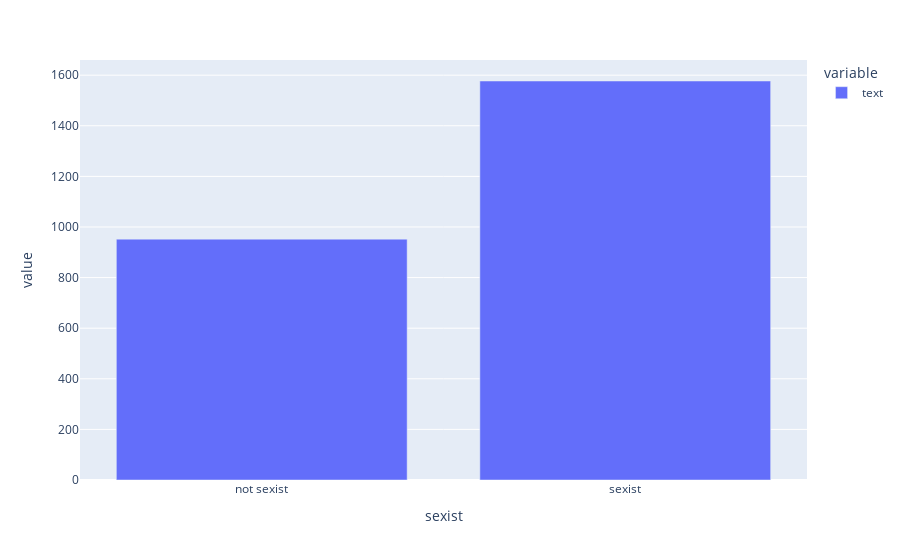

Notebook code for this chart:
### Code cell
data.groupby('sexist').count().plot(kind='bar')

### Figure 1 — Plotly figure (JSON) as saved in the notebook; plotly's stock layout.template omitted (floating-point values rounded to 4 significant figures)
{"data": [{"alignmentgroup": "True", "hovertemplate": "variable=text<br>sexist=%{x}<br>value=%{y}<extra></extra>", "legendgroup": "text", "marker": {"color": "#636efa", "pattern": {"shape": ""}}, "name": "text", "offsetgroup": "text", "orientation": "v", "showlegend": true, "textposition": "auto", "type": "bar", "x": ["not sexist", "sexist"], "xaxis": "x", "y": [952, 1577], "yaxis": "y"}], "layout": {"barmode": "relative", "legend": {"title": {"text": "variable"}, "tracegroupgap": 0}, "margin": {"t": 60}, "xaxis": {"anchor": "y", "domain": [0, 1], "title": {"text": "sexist"}}, "yaxis": {"anchor": "x", "domain": [0, 1], "title": {"text": "value"}}}}
